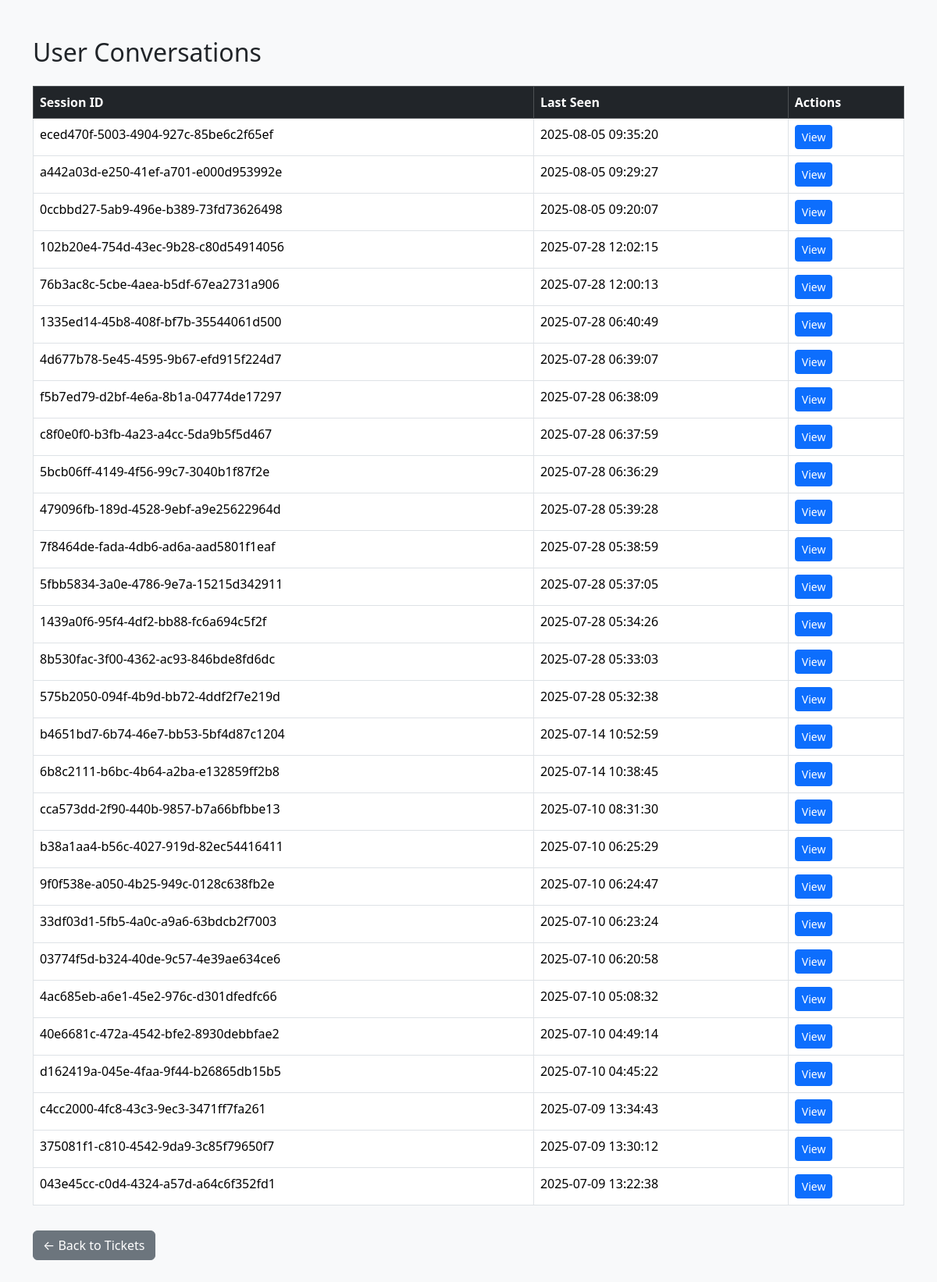
Page /admin/conversations (signed in) on the committed database.
### tables this page shows
CREATE TABLE history (
            id INTEGER PRIMARY KEY AUTOINCREMENT,
            session_id TEXT NOT NULL,
            role TEXT NOT NULL,
            content TEXT NOT NULL,
            tool_name TEXT,
            tool_args TEXT,
            tool_response TEXT,
            timestamp TIMESTAMP DEFAULT CURRENT_TIMESTAMP,
            message_index INTEGER,
            FOREIGN KEY (session_id) REFERENCES session(session_id)
        );

### app.py (the view)
@app.get("/admin/conversations")
async def admin_conversations(request: Request):
    if not request.session.get("admin_logged_in"):
        return RedirectResponse(url="/admin", status_code=303)
    conn = sqlite3.connect("chat_history.db")  # or your actual DB file
    conn.row_factory = sqlite3.Row
    c = conn.cursor()
    c.execute("""
        SELECT session_id, MAX(timestamp) as last_seen
        FROM history
        GROUP BY session_id
        ORDER BY last_seen DESC
    """)
    sessions = c.fetchall()
    conn.close()
    return templates.TemplateResponse("admin_conversations.html", {"request": request, "sessions": sessions})

### templates/admin_conversations.html (shortened to what this page needs)
<!DOCTYPE html>
<html lang="en">
<head>
    <link href="https://cdn.jsdelivr.net/npm/bootstrap@5.3.3/dist/css/bootstrap.min.css" rel="stylesheet">
</head>
<body class="bg-light">
    <div class="container py-5">
        <h2 class="mb-4">User Conversations</h2>
        <table class="table table-bordered table-hover bg-white">
            <thead class="table-dark">
                <tr>
                    <th scope="col">Session ID</th>
                    <th scope="col">Last Seen</th>
                    <th scope="col">Actions</th>
                </tr>
            </thead>
            <tbody>
                {% for row in sessions %}
                <tr>
                    <td>{{ row.session_id }}</td>
                    <td>{{ row.last_seen }}</td>
                    <td><a href="/admin/conversations/{{ row.session_id }}" class="btn btn-sm btn-primary">View</a></td>
                </tr>
                {% endfor %}
            </tbody>
        </table>
        <a href="/admin/tickets" class="btn btn-secondary mt-3">← Back to Tickets</a>
    </div>
</body>
</html>

### rows in the picture
history: session_id "eced470f-5003-4904-927c-85be6c2f65ef", last_seen "2025-08-05 09:35:20"
history: session_id "a442a03d-e250-41ef-a701-e000d953992e", last_seen "2025-08-05 09:29:27"
history: session_id "0ccbbd27-5ab9-496e-b389-73fd73626498", last_seen "2025-08-05 09:20:07"
history: session_id "102b20e4-754d-43ec-9b28-c80d54914056", last_seen "2025-07-28 12:02:15"
history: session_id "76b3ac8c-5cbe-4aea-b5df-67ea2731a906", last_seen "2025-07-28 12:00:13"
history: session_id "1335ed14-45b8-408f-bf7b-35544061d500", last_seen "2025-07-28 06:40:49"
history: session_id "4d677b78-5e45-4595-9b67-efd915f224d7", last_seen "2025-07-28 06:39:07"
history: session_id "f5b7ed79-d2bf-4e6a-8b1a-04774de17297", last_seen "2025-07-28 06:38:09"
history: session_id "c8f0e0f0-b3fb-4a23-a4cc-5da9b5f5d467", last_seen "2025-07-28 06:37:59"
history: session_id "5bcb06ff-4149-4f56-99c7-3040b1f87f2e", last_seen "2025-07-28 06:36:29"
history: session_id "479096fb-189d-4528-9ebf-a9e25622964d", last_seen "2025-07-28 05:39:28"
history: session_id "7f8464de-fada-4db6-ad6a-aad5801f1eaf", last_seen "2025-07-28 05:38:59"
history: session_id "5fbb5834-3a0e-4786-9e7a-15215d342911", last_seen "2025-07-28 05:37:05"
history: session_id "1439a0f6-95f4-4df2-bb88-fc6a694c5f2f", last_seen "2025-07-28 05:34:26"
history: session_id "8b530fac-3f00-4362-ac93-846bde8fd6dc", last_seen "2025-07-28 05:33:03"
history: session_id "575b2050-094f-4b9d-bb72-4ddf2f7e219d", last_seen "2025-07-28 05:32:38"
history: session_id "b4651bd7-6b74-46e7-bb53-5bf4d87c1204", last_seen "2025-07-14 10:52:59"
history: session_id "6b8c2111-b6bc-4b64-a2ba-e132859ff2b8", last_seen "2025-07-14 10:38:45"
history: session_id "cca573dd-2f90-440b-9857-b7a66bfbbe13", last_seen "2025-07-10 08:31:30"
history: session_id "b38a1aa4-b56c-4027-919d-82ec54416411", last_seen "2025-07-10 06:25:29"
history: session_id "9f0f538e-a050-4b25-949c-0128c638fb2e", last_seen "2025-07-10 06:24:47"
history: session_id "33df03d1-5fb5-4a0c-a9a6-63bdcb2f7003", last_seen "2025-07-10 06:23:24"
history: session_id "03774f5d-b324-40de-9c57-4e39ae634ce6", last_seen "2025-07-10 06:20:58"
history: session_id "4ac685eb-a6e1-45e2-976c-d301dfedfc66", last_seen "2025-07-10 05:08:32"
history: session_id "40e6681c-472a-4542-bfe2-8930debbfae2", last_seen "2025-07-10 04:49:14"
history: session_id "d162419a-045e-4faa-9f44-b26865db15b5", last_seen "2025-07-10 04:45:22"
history: session_id "c4cc2000-4fc8-43c3-9ec3-3471ff7fa261", last_seen "2025-07-09 13:34:43"
history: session_id "375081f1-c810-4542-9da9-3c85f79650f7", last_seen "2025-07-09 13:30:12"
history: session_id "043e45cc-c0d4-4324-a57d-a64c6f352fd1", last_seen "2025-07-09 13:22:38"
